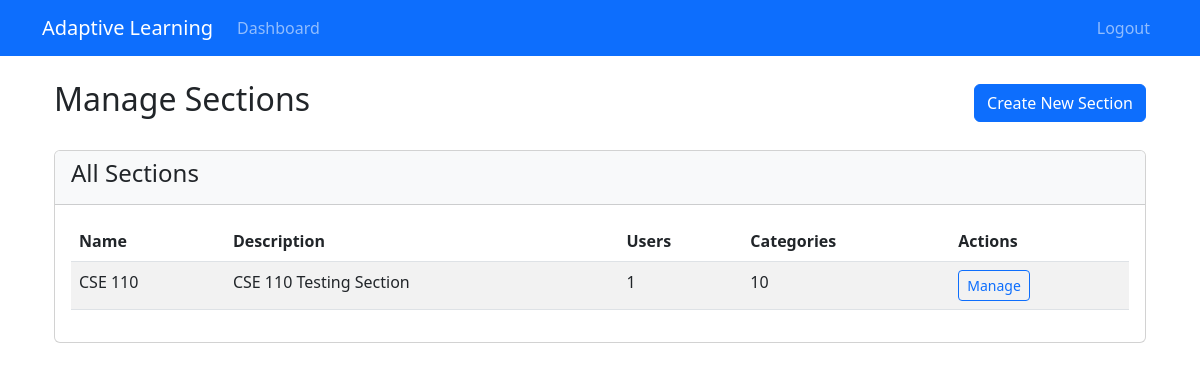
Page /admin/sections (signed in) on the committed database.
### database/models.py (models this page shows, shortened)
class Section(Base):
    __tablename__ = "sections"
    id = Column(Integer, primary_key=True)
    name = Column(String, unique=True, nullable=False)
    description = Column(String)
    uuid = Column(String, unique=True, nullable=False, default=lambda: str(uuid.uuid4()))
    users = relationship("User", secondary=section_users, back_populates="sections")
    categories = relationship("Category", secondary=section_categories, back_populates="sections")

### blueprints/admin/routes.py (the view)
@admin_bp.route('/sections')
@admin_required
def manage_sections():
    session = db.get_session()
    try:
        sections = session.query(Section).all()
        return render_template('admin/sections/index.html', sections=sections)
    finally:
        session.close()

### blueprints/admin/routes.py (called while the page is built)
def admin_required(f):
    @wraps(f)
    def decorated_function(*args, **kwargs):
        if 'user_id' not in session:
            flash('Please log in to access this page.', 'warning')
            return redirect(url_for('user.login'))
        user = db.get(User, session['user_id'])
        if not user or not user.is_admin:
            flash('You do not have permission to access this page.', 'error')
            return redirect(url_for('user.dashboard'))
        return f(*args, **kwargs)
    return decorated_function

### database/engine.py (called while the page is built)
    def get_session(self):
        return self.Session()

    def get(self, model, id):
        session = self.get_session()
        try:
            return session.query(model).get(id)
        finally:
            session.close()

### main.py (called while the page is built)
@app.before_request
def before_request():
    g.db_session = db.get_session()

@app.after_request
def after_request(response):
    if hasattr(g, 'db_session'):
        g.db_session.close()
    return response

### templates/admin/sections/index.html (shortened to what this page needs)
{% extends "admin/base.html" %}
{% block content %}
<div class="container mt-4">
    <div class="d-flex justify-content-between align-items-center mb-4">
        <h2>Manage Sections</h2>
        <a href="{{ url_for('admin.new_section') }}" class="btn btn-primary">
             Create New Section
        </a>
    </div>
    <div class="card">
        <div class="card-header bg-light">
            <h4>All Sections</h4>
        </div>
        <div class="card-body">
            {% if sections %}
                <div class="table-responsive">
                    <table class="table table-hover table-striped">
                        <thead>
                            <tr>
                                <th>Name</th>
                                <th>Description</th>
                                <th>Users</th>
                                <th>Categories</th>
                                <th>Actions</th>
                            </tr>
                        </thead>
                        <tbody>
                            {% for section in sections %}
                                <tr>
                                    <td>{{ section.name }}</td>
                                    <td>{{ section.description }}</td>
                                    <td>{{ section.users|length }}</td>
                                    <td>{{ section.categories|length }}</td>
                                    <td>
                                        <a href="{{ url_for('admin.section_detail', section_uuid=section.uuid) }}"
                                           class="btn btn-sm btn-outline-primary">
                                             Manage
                                        </a>
                                    </td>
                                </tr>
                            {% endfor %}
                        </tbody>
                    </table>
                </div>
            {% else %}
                <div class="alert alert-info">
                    No sections have been created yet. Click "Create New Section" to get started.
                </div>
            {% endif %}
        </div>
    </div>
</div>
{% endblock %}

### rows in the picture
Section: name "CSE 110", description "CSE 110 Testing Section", users|length "1", categories|length "10"
